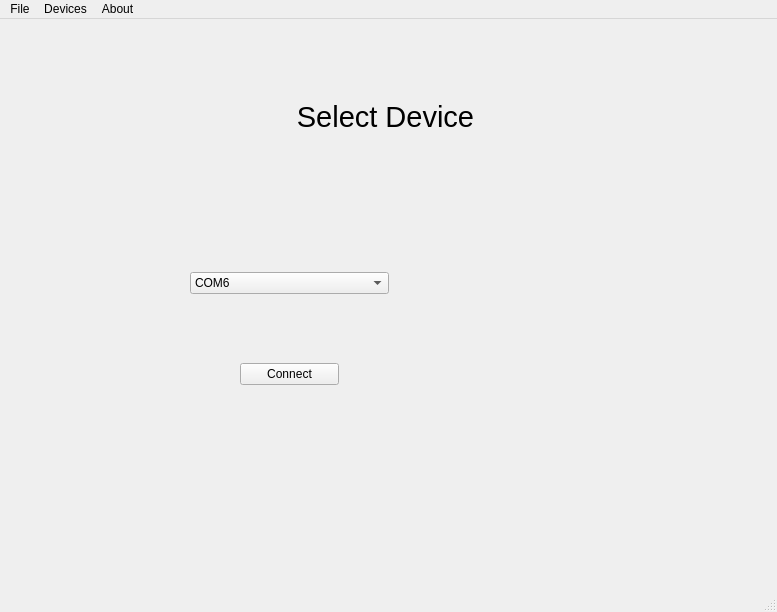
<?xml version="1.0" encoding="UTF-8"?>
<ui version="4.0">
 <class>MainWindow</class>
 <widget class="QMainWindow" name="MainWindow">
  <property name="geometry">
   <rect>
    <x>0</x>
    <y>0</y>
    <width>777</width>
    <height>612</height>
   </rect>
  </property>
  <property name="windowTitle">
   <string>MainWindow</string>
  </property>
  <widget class="QWidget" name="centralwidget">
   <widget class="QStackedWidget" name="stackedWidget">
    <property name="geometry">
     <rect>
      <x>20</x>
      <y>20</y>
      <width>741</width>
      <height>531</height>
     </rect>
    </property>
    <property name="currentIndex">
     <number>0</number>
    </property>
    <widget class="QWidget" name="Page1">
     <widget class="QLabel" name="label_2">
      <property name="geometry">
       <rect>
        <x>420</x>
        <y>170</y>
        <width>311</width>
        <height>271</height>
       </rect>
      </property>
      <property name="text">
       <string/>
      </property>
      <property name="pixmap">
       <pixmap>assets/r2100.png</pixmap>
      </property>
      <property name="scaledContents">
       <bool>true</bool>
      </property>
      <property name="alignment">
       <set>Qt::AlignCenter</set>
      </property>
      <property name="wordWrap">
       <bool>false</bool>
      </property>
      <property name="margin">
       <number>15</number>
      </property>
     </widget>
     <widget class="QWidget" name="">
      <property name="geometry">
       <rect>
        <x>0</x>
        <y>30</y>
        <width>731</width>
        <height>95</height>
       </rect>
      </property>
      <layout class="QVBoxLayout" name="verticalLayout">
       <item>
        <spacer name="verticalSpacer_4">
         <property name="orientation">
          <enum>Qt::Vertical</enum>
         </property>
         <property name="sizeHint" stdset="0">
          <size>
           <width>598</width>
           <height>25</height>
          </size>
         </property>
        </spacer>
       </item>
       <item>
        <widget class="QLabel" name="label">
         <property name="font">
          <font>
           <pointsize>22</pointsize>
          </font>
         </property>
         <property name="layoutDirection">
          <enum>Qt::LeftToRight</enum>
         </property>
         <property name="text">
          <string>Select Device</string>
         </property>
         <property name="alignment">
          <set>Qt::AlignCenter</set>
         </property>
        </widget>
       </item>
       <item>
        <spacer name="verticalSpacer_3">
         <property name="orientation">
          <enum>Qt::Vertical</enum>
         </property>
         <property name="sizeHint" stdset="0">
          <size>
           <width>598</width>
           <height>26</height>
          </size>
         </property>
        </spacer>
       </item>
      </layout>
     </widget>
     <widget class="QWidget" name="">
      <property name="geometry">
       <rect>
        <x>0</x>
        <y>180</y>
        <width>369</width>
        <height>201</height>
       </rect>
      </property>
      <layout class="QHBoxLayout" name="horizontalLayout_3">
       <item>
        <spacer name="horizontalSpacer_5">
         <property name="orientation">
          <enum>Qt::Horizontal</enum>
         </property>
         <property name="sizeType">
          <enum>QSizePolicy::Fixed</enum>
         </property>
         <property name="sizeHint" stdset="0">
          <size>
           <width>170</width>
           <height>20</height>
          </size>
         </property>
        </spacer>
       </item>
       <item>
        <layout class="QVBoxLayout" name="verticalLayout_2">
         <item>
          <spacer name="verticalSpacer_2">
           <property name="orientation">
            <enum>Qt::Vertical</enum>
           </property>
           <property name="sizeType">
            <enum>QSizePolicy::Fixed</enum>
           </property>
           <property name="sizeHint" stdset="0">
            <size>
             <width>20</width>
             <height>20</height>
            </size>
           </property>
          </spacer>
         </item>
         <item>
          <widget class="QComboBox" name="comboBox">
           <property name="font">
            <font>
             <weight>50</weight>
             <bold>false</bold>
            </font>
           </property>
           <property name="mouseTracking">
            <bool>false</bool>
           </property>
           <property name="layoutDirection">
            <enum>Qt::LeftToRight</enum>
           </property>
           <item>
            <property name="text">
             <string>COM6</string>
            </property>
           </item>
           <item>
            <property name="text">
             <string>COM3</string>
            </property>
           </item>
           <item>
            <property name="text">
             <string>COM4</string>
            </property>
           </item>
           <item>
            <property name="text">
             <string>COM5</string>
            </property>
           </item>
          </widget>
         </item>
         <item>
          <spacer name="verticalSpacer">
           <property name="orientation">
            <enum>Qt::Vertical</enum>
           </property>
           <property name="sizeType">
            <enum>QSizePolicy::Fixed</enum>
           </property>
           <property name="sizeHint" stdset="0">
            <size>
             <width>20</width>
             <height>30</height>
            </size>
           </property>
          </spacer>
         </item>
         <item>
          <layout class="QHBoxLayout" name="horizontalLayout_2">
           <item>
            <spacer name="horizontalSpacer_3">
             <property name="orientation">
              <enum>Qt::Horizontal</enum>
             </property>
             <property name="sizeType">
              <enum>QSizePolicy::Fixed</enum>
             </property>
             <property name="sizeHint" stdset="0">
              <size>
               <width>50</width>
               <height>20</height>
              </size>
             </property>
            </spacer>
           </item>
           <item>
            <widget class="QPushButton" name="pushButton">
             <property name="sizePolicy">
              <sizepolicy hsizetype="Preferred" vsizetype="Fixed">
               <horstretch>0</horstretch>
               <verstretch>0</verstretch>
              </sizepolicy>
             </property>
             <property name="text">
              <string>Connect</string>
             </property>
            </widget>
           </item>
           <item>
            <spacer name="horizontalSpacer_4">
             <property name="orientation">
              <enum>Qt::Horizontal</enum>
             </property>
             <property name="sizeType">
              <enum>QSizePolicy::Fixed</enum>
             </property>
             <property name="sizeHint" stdset="0">
              <size>
               <width>50</width>
               <height>20</height>
              </size>
             </property>
            </spacer>
           </item>
          </layout>
         </item>
        </layout>
       </item>
      </layout>
     </widget>
    </widget>
    <widget class="QWidget" name="Page2">
     <widget class="QLabel" name="label_3">
      <property name="geometry">
       <rect>
        <x>10</x>
        <y>20</y>
        <width>721</width>
        <height>31</height>
       </rect>
      </property>
      <property name="font">
       <font>
        <pointsize>22</pointsize>
       </font>
      </property>
      <property name="cursor">
       <cursorShape>ArrowCursor</cursorShape>
      </property>
      <property name="layoutDirection">
       <enum>Qt::LeftToRight</enum>
      </property>
      <property name="text">
       <string>Dashboard</string>
      </property>
      <property name="textFormat">
       <enum>Qt::PlainText</enum>
      </property>
      <property name="scaledContents">
       <bool>false</bool>
      </property>
      <property name="alignment">
       <set>Qt::AlignCenter</set>
      </property>
     </widget>
     <widget class="PlotWidget" name="graphicsView">
      <property name="geometry">
       <rect>
        <x>10</x>
        <y>70</y>
        <width>421</width>
        <height>361</height>
       </rect>
      </property>
     </widget>
     <widget class="QLabel" name="label_4">
      <property name="geometry">
       <rect>
        <x>460</x>
        <y>70</y>
        <width>161</width>
        <height>21</height>
       </rect>
      </property>
      <property name="font">
       <font>
        <pointsize>11</pointsize>
       </font>
      </property>
      <property name="text">
       <string>Avg Distance:</string>
      </property>
     </widget>
     <widget class="QLabel" name="label_5">
      <property name="geometry">
       <rect>
        <x>460</x>
        <y>100</y>
        <width>161</width>
        <height>21</height>
       </rect>
      </property>
      <property name="font">
       <font>
        <pointsize>11</pointsize>
       </font>
      </property>
      <property name="text">
       <string>Min Distance:</string>
      </property>
     </widget>
     <widget class="QLabel" name="label_6">
      <property name="geometry">
       <rect>
        <x>460</x>
        <y>130</y>
        <width>161</width>
        <height>21</height>
       </rect>
      </property>
      <property name="font">
       <font>
        <pointsize>11</pointsize>
       </font>
      </property>
      <property name="text">
       <string>Max Distance:</string>
      </property>
     </widget>
     <widget class="QLabel" name="label_7">
      <property name="geometry">
       <rect>
        <x>460</x>
        <y>160</y>
        <width>231</width>
        <height>21</height>
       </rect>
      </property>
      <property name="font">
       <font>
        <pointsize>14</pointsize>
       </font>
      </property>
      <property name="text">
       <string>Individual Laser Distances</string>
      </property>
     </widget>
     <widget class="QLabel" name="label_8">
      <property name="geometry">
       <rect>
        <x>460</x>
        <y>190</y>
        <width>161</width>
        <height>21</height>
       </rect>
      </property>
      <property name="font">
       <font>
        <pointsize>12</pointsize>
       </font>
      </property>
      <property name="text">
       <string>Laser 1:</string>
      </property>
     </widget>
     <widget class="QLabel" name="label_9">
      <property name="geometry">
       <rect>
        <x>460</x>
        <y>250</y>
        <width>161</width>
        <height>21</height>
       </rect>
      </property>
      <property name="font">
       <font>
        <pointsize>12</pointsize>
       </font>
      </property>
      <property name="text">
       <string>Laser 3:</string>
      </property>
     </widget>
     <widget class="QLabel" name="label_10">
      <property name="geometry">
       <rect>
        <x>460</x>
        <y>220</y>
        <width>161</width>
        <height>21</height>
       </rect>
      </property>
      <property name="font">
       <font>
        <pointsize>12</pointsize>
       </font>
      </property>
      <property name="text">
       <string>Laser 2:</string>
      </property>
     </widget>
     <widget class="QLabel" name="label_11">
      <property name="geometry">
       <rect>
        <x>460</x>
        <y>340</y>
        <width>161</width>
        <height>21</height>
       </rect>
      </property>
      <property name="font">
       <font>
        <pointsize>12</pointsize>
       </font>
      </property>
      <property name="text">
       <string>Laser 6:</string>
      </property>
     </widget>
     <widget class="QLabel" name="label_12">
      <property name="geometry">
       <rect>
        <x>460</x>
        <y>280</y>
        <width>161</width>
        <height>21</height>
       </rect>
      </property>
      <property name="font">
       <font>
        <pointsize>12</pointsize>
       </font>
      </property>
      <property name="text">
       <string>Laser 4:</string>
      </property>
     </widget>
     <widget class="QLabel" name="label_13">
      <property name="geometry">
       <rect>
        <x>460</x>
        <y>310</y>
        <width>161</width>
        <height>21</height>
       </rect>
      </property>
      <property name="font">
       <font>
        <pointsize>12</pointsize>
       </font>
      </property>
      <property name="text">
       <string>Laser 5:</string>
      </property>
     </widget>
     <widget class="QLabel" name="label_14">
      <property name="geometry">
       <rect>
        <x>460</x>
        <y>490</y>
        <width>161</width>
        <height>21</height>
       </rect>
      </property>
      <property name="font">
       <font>
        <pointsize>12</pointsize>
       </font>
      </property>
      <property name="text">
       <string>Laser 11:</string>
      </property>
     </widget>
     <widget class="QLabel" name="label_15">
      <property name="geometry">
       <rect>
        <x>460</x>
        <y>370</y>
        <width>161</width>
        <height>21</height>
       </rect>
      </property>
      <property name="font">
       <font>
        <pointsize>12</pointsize>
       </font>
      </property>
      <property name="text">
       <string>Laser 7:</string>
      </property>
     </widget>
     <widget class="QLabel" name="label_16">
      <property name="geometry">
       <rect>
        <x>460</x>
        <y>400</y>
        <width>161</width>
        <height>21</height>
       </rect>
      </property>
      <property name="font">
       <font>
        <pointsize>12</pointsize>
       </font>
      </property>
      <property name="text">
       <string>Laser 8:</string>
      </property>
     </widget>
     <widget class="QLabel" name="label_17">
      <property name="geometry">
       <rect>
        <x>460</x>
        <y>460</y>
        <width>161</width>
        <height>21</height>
       </rect>
      </property>
      <property name="font">
       <font>
        <pointsize>12</pointsize>
       </font>
      </property>
      <property name="text">
       <string>Laser 10:</string>
      </property>
     </widget>
     <widget class="QLabel" name="label_18">
      <property name="geometry">
       <rect>
        <x>460</x>
        <y>430</y>
        <width>161</width>
        <height>21</height>
       </rect>
      </property>
      <property name="font">
       <font>
        <pointsize>12</pointsize>
       </font>
      </property>
      <property name="text">
       <string>Laser 9:</string>
      </property>
     </widget>
     <widget class="QWidget" name="">
      <property name="geometry">
       <rect>
        <x>10</x>
        <y>450</y>
        <width>421</width>
        <height>25</height>
       </rect>
      </property>
      <layout class="QHBoxLayout" name="horizontalLayout">
       <item>
        <spacer name="horizontalSpacer">
         <property name="orientation">
          <enum>Qt::Horizontal</enum>
         </property>
         <property name="sizeType">
          <enum>QSizePolicy::Fixed</enum>
         </property>
         <property name="sizeHint" stdset="0">
          <size>
           <width>70</width>
           <height>20</height>
          </size>
         </property>
        </spacer>
       </item>
       <item>
        <widget class="QPushButton" name="pushButton_2">
         <property name="text">
          <string>Start</string>
         </property>
        </widget>
       </item>
       <item>
        <widget class="QPushButton" name="pushButton_3">
         <property name="text">
          <string>Clear</string>
         </property>
        </widget>
       </item>
       <item>
        <spacer name="horizontalSpacer_2">
         <property name="orientation">
          <enum>Qt::Horizontal</enum>
         </property>
         <property name="sizeType">
          <enum>QSizePolicy::Fixed</enum>
         </property>
         <property name="sizeHint" stdset="0">
          <size>
           <width>70</width>
           <height>20</height>
          </size>
         </property>
        </spacer>
       </item>
      </layout>
     </widget>
    </widget>
   </widget>
  </widget>
  <widget class="QMenuBar" name="menubar">
   <property name="geometry">
    <rect>
     <x>0</x>
     <y>0</y>
     <width>777</width>
     <height>21</height>
    </rect>
   </property>
   <widget class="QMenu" name="menuFile">
    <property name="title">
     <string>File</string>
    </property>
    <addaction name="actionOpen"/>
    <addaction name="actionSave"/>
   </widget>
   <widget class="QMenu" name="menuAbout">
    <property name="title">
     <string>About</string>
    </property>
    <addaction name="actionHelp"/>
   </widget>
   <widget class="QMenu" name="menuDevices">
    <property name="title">
     <string>Devices</string>
    </property>
    <widget class="QMenu" name="menuPort">
     <property name="title">
      <string>Port</string>
     </property>
     <addaction name="actionCOM6"/>
     <addaction name="actionCOM3"/>
     <addaction name="actionCOM4"/>
     <addaction name="actionCOM5"/>
    </widget>
    <addaction name="menuPort"/>
   </widget>
   <addaction name="menuFile"/>
   <addaction name="menuDevices"/>
   <addaction name="menuAbout"/>
  </widget>
  <widget class="QStatusBar" name="statusbar"/>
  <action name="actionOpen">
   <property name="text">
    <string>Open</string>
   </property>
  </action>
  <action name="actionSave">
   <property name="text">
    <string>Save</string>
   </property>
  </action>
  <action name="actionCOM3">
   <property name="text">
    <string>COM3</string>
   </property>
  </action>
  <action name="actionCOM4">
   <property name="text">
    <string>COM4</string>
   </property>
  </action>
  <action name="actionCOM5">
   <property name="text">
    <string>COM5</string>
   </property>
  </action>
  <action name="actionCOM6">
   <property name="text">
    <string>COM6</string>
   </property>
  </action>
  <action name="actionHelp">
   <property name="text">
    <string>Help</string>
   </property>
  </action>
 </widget>
 <customwidgets>
  <customwidget>
   <class>PlotWidget</class>
   <extends>QGraphicsView</extends>
   <header>pyqtgraph</header>
  </customwidget>
 </customwidgets>
 <resources/>
 <connections/>
</ui>
